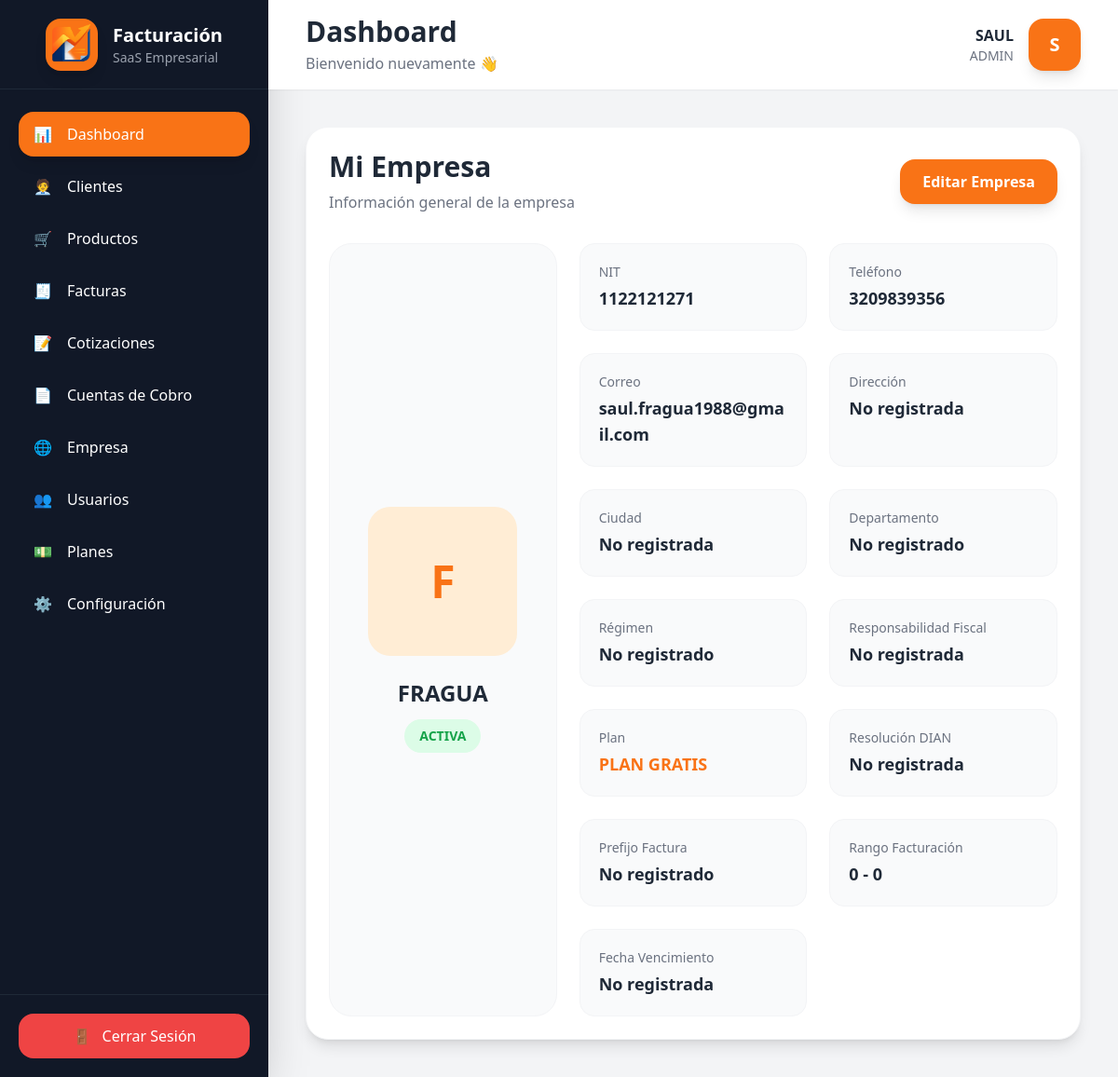
Before: /public/empresa (signed in) with the older database file.
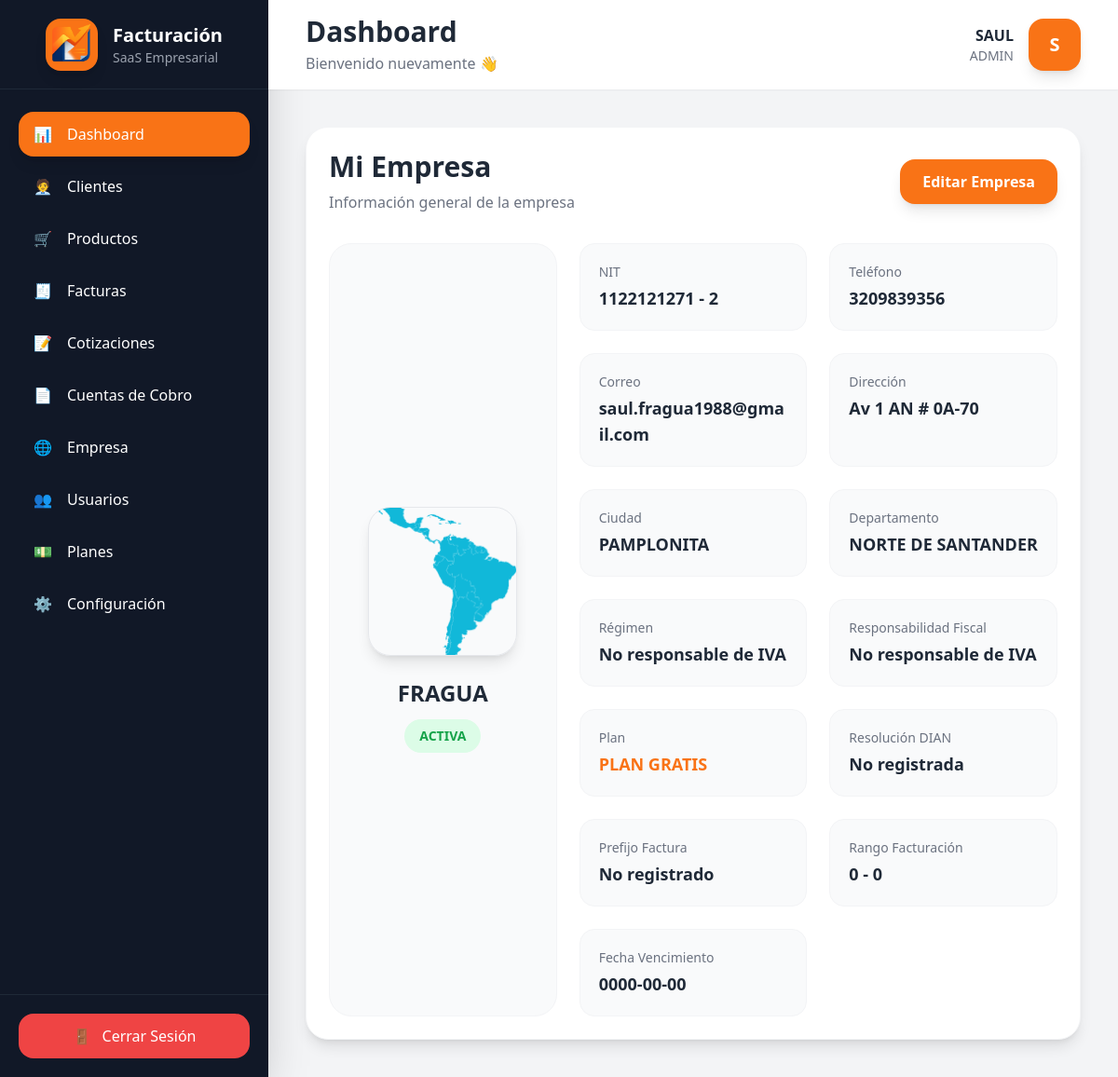
After: the same page with the newer database file.
### tables this page shows
CREATE TABLE `empresas` (
  `id` int(11) NOT NULL,
  `plan_id` int(11) DEFAULT 1,
  `razon_social` varchar(200) NOT NULL,
  `nit` varchar(30) NOT NULL,
  `dv` varchar(5) DEFAULT NULL,
  `direccion` varchar(255) DEFAULT NULL,
  `telefono` varchar(30) DEFAULT NULL,
  `correo` varchar(150) DEFAULT NULL,
  `resolucion_dian` varchar(100) DEFAULT NULL,
  `prefijo_factura` varchar(20) DEFAULT NULL,
  `rango_desde` int(11) DEFAULT NULL,
  `rango_hasta` int(11) DEFAULT NULL,
  `fecha_vencimiento` date DEFAULT NULL,
  `logo` varchar(255) DEFAULT NULL,
  `estado` enum('ACTIVA','SUSPENDIDA','ELIMINADA') DEFAULT 'ACTIVA',
  `created_at` timestamp NOT NULL DEFAULT current_timestamp(),
  `municipio_id` int(11) DEFAULT NULL,
  `departamento_id` int(11) DEFAULT NULL,
  `regimen_id` int(11) DEFAULT NULL,
  `responsabilidad_fiscal_id` int(11) DEFAULT NULL,
  `tipo_documento_id` int(11) DEFAULT NULL
);

CREATE TABLE `planes` (
  `id` int(11) NOT NULL,
  `nombre` varchar(100) NOT NULL,
  `precio` decimal(15,2) DEFAULT 0.00,
  `limite_usuarios` int(11) DEFAULT 1,
  `limite_facturas` int(11) DEFAULT 100,
  `estado` tinyint(1) DEFAULT 1,
  `created_at` timestamp NOT NULL DEFAULT current_timestamp()
);

CREATE TABLE `municipios` (
  `id` int(11) NOT NULL,
  `departamento_id` int(11) NOT NULL,
  `codigo` varchar(10) NOT NULL,
  `nombre` varchar(150) NOT NULL
);

CREATE TABLE `departamentos` (
  `id` int(11) NOT NULL,
  `codigo` varchar(5) NOT NULL,
  `nombre` varchar(100) NOT NULL
);

CREATE TABLE `regimenes` (
  `id` int(11) NOT NULL,
  `codigo` varchar(20) DEFAULT NULL,
  `nombre` varchar(150) NOT NULL,
  `estado` tinyint(1) DEFAULT 1,
  `created_at` timestamp NOT NULL DEFAULT current_timestamp()
);

CREATE TABLE `responsabilidades_fiscales` (
  `id` int(11) NOT NULL,
  `codigo` varchar(20) NOT NULL,
  `nombre` varchar(255) NOT NULL,
  `estado` tinyint(1) DEFAULT 1,
  `created_at` timestamp NOT NULL DEFAULT current_timestamp()
);

### app/controllers/EmpresaController.php (called while the page is built, shortened)
<?php
class EmpresaController extends Controller
{
    private $empresaModel;
    public function __construct()
    {
        $this->empresaModel = $this->model('Empresa');
    }
    public function index()
    {
        $empresa_id = $_SESSION['empresa_id'];
        $empresa = $this->empresaModel->obtenerEmpresa(
            $empresa_id
        );
        $data = [
            'contenido' => 'empresa/index',
            'empresa' => $empresa
        ];
        $this->view('layouts/app', $data);
    }
}

### app/core/Router.php (called while the page is built, shortened)
<?php
class Router
{
    protected $method = 'index';
    public function __construct()
    {
        $url = $this->getUrl();
        if(isset($url[0])) {
            $controllerName = ucwords($url[0]) . 'Controller';
            if(file_exists('../app/controllers/' . $controllerName . '.php')) {
                unset($url[0]);
            }
        }
        $this->controller = new $this->controller;
        $this->params = $url ? array_values($url) : [];
        call_user_func_array(
            [$this->controller, $this->method],
            $this->params
        );
    }
    public function getUrl()
    {
        if(isset($_GET['url'])) {
            $url = rtrim($_GET['url'], '/');
            $url = filter_var($url, FILTER_SANITIZE_URL);
            return explode('/', $url);
        }
    }
}

### public/index.php (called while the page is built, shortened)
<?php
require_once '../app/config/database.php';
$init = new Router();

### app/core/Database.php (called while the page is built, shortened)
<?php
class Database
{
    private string $host = DB_HOST;
    private string $dbname = DB_NAME;
    private string $user = DB_USER;
    private string $pass = DB_PASS;
    private PDO $dbh;
    private PDOStatement $stmt;
    public function __construct()
    {
        $dsn = "mysql:host={$this->host};dbname={$this->dbname};charset=utf8mb4";
        $options = [
            PDO::ATTR_PERSISTENT         => false,
            PDO::ATTR_ERRMODE            => PDO::ERRMODE_EXCEPTION,
            PDO::ATTR_DEFAULT_FETCH_MODE => PDO::FETCH_OBJ,
            PDO::ATTR_EMULATE_PREPARES   => false,
        ];
        try {
            $this->dbh = new PDO(
                $dsn,
                $this->user,
                $this->pass,
                $options
            );
        } catch (PDOException $e) {
            die('Error de conexión: ' . $e->getMessage());
        }
    }
    public function query(string $sql): void
    {
        $this->stmt = $this->dbh->prepare($sql);
    }
    public function bind(string $param, $value, $type = null): void
    {
        if (is_null($type)) {
            switch (true) {
                case is_int($value):
                    $type = PDO::PARAM_INT;
                    break;
            }
        }
        $this->stmt->bindValue($param, $value, $type);
    }
    public function execute(): bool
    {
        return $this->stmt->execute();
    }
    public function single()
    {
        $this->execute();
        return $this->stmt->fetch();
    }
}

### app/models/Empresa.php (called while the page is built, shortened)
<?php
class Empresa
{
    private $db;
    public function __construct()
    {
        $this->db = new Database;
    }
public function obtenerEmpresa($id)
{
    $this->db->query("
        SELECT
            e.*,
            d.nombre AS departamento,
            m.nombre AS municipio,
            r.nombre AS regimen,
            rf.nombre AS responsabilidad_fiscal,
            p.nombre AS plan
        FROM empresas e
        LEFT JOIN departamentos d
            ON e.departamento_id = d.id
        LEFT JOIN municipios m
            ON e.municipio_id = m.id
        LEFT JOIN regimenes r
            ON e.regimen_id = r.id
        LEFT JOIN responsabilidades_fiscales rf
            ON e.responsabilidad_fiscal_id = rf.id
        LEFT JOIN planes p
            ON e.plan_id = p.id
        WHERE e.id = :id
        LIMIT 1
    ");
    $this->db->bind(':id', $id);
    return $this->db->single();
}
}

### app/views/Empresa/index.php (the view)
<div class="bg-white rounded-3xl shadow-lg p-6 border border-gray-100">
    <div class="flex flex-col md:flex-row md:items-center md:justify-between gap-4 mb-8">
        <div>
            <h2 class="text-3xl font-bold text-gray-800">
                Mi Empresa
            </h2>
            <p class="text-gray-500 mt-2">
                Información general de la empresa
            </p>
        </div>
        <a
            href="<?= URL; ?>/empresa/editar/<?= $data['empresa']->id; ?>"
            class="bg-orange-500 hover:bg-orange-600 text-white px-6 py-3 rounded-2xl shadow-lg transition font-semibold"
        >
            Editar Empresa
        </a>
    </div>
    <div class="grid grid-cols-1 lg:grid-cols-3 gap-6">
        <div class="bg-gray-50 rounded-3xl p-6 border border-gray-100 flex flex-col items-center justify-center">
            <?php if(!empty($data['empresa']->logo)) : ?>
                <img
                    src="<?= URL; ?>/assets/img/logosempresas/<?= $data['empresa']->logo; ?>"
                    alt="Logo"
                    class="w-40 h-40 object-cover rounded-3xl shadow-lg border border-gray-200"
                >
            <?php else : ?>
                <div class="w-40 h-40 rounded-3xl bg-orange-100 flex items-center justify-center text-orange-500 text-5xl font-bold">
                    <?= strtoupper(substr($data['empresa']->razon_social, 0, 1)); ?>
                </div>
            <?php endif; ?>
            <h3 class="mt-6 text-2xl font-bold text-gray-800 text-center">
                <?= $data['empresa']->razon_social; ?>
            </h3>
            <span class="mt-3 px-4 py-2 rounded-full text-sm font-semibold
                <?= $data['empresa']->estado == 'ACTIVA'
                    ? 'bg-green-100 text-green-600'
                    : 'bg-red-100 text-red-600'; ?>">
                <?= $data['empresa']->estado; ?>
            </span>
        </div>
        <div class="lg:col-span-2">
            <div class="grid grid-cols-1 md:grid-cols-2 gap-6">
                <div class="bg-gray-50 rounded-2xl p-5 border border-gray-100">
                    <p class="text-sm text-gray-500 mb-1">
                        NIT
                    </p>
                    <h4 class="text-lg font-bold text-gray-800">
                        <?= $data['empresa']->nit; ?>
                        <?php if(!empty($data['empresa']->dv)) : ?>
                            - <?= $data['empresa']->dv; ?>
                        <?php endif; ?>
                    </h4>
                </div>
                <div class="bg-gray-50 rounded-2xl p-5 border border-gray-100">
                    <p class="text-sm text-gray-500 mb-1">
                        Teléfono
                    </p>
                    <h4 class="text-lg font-bold text-gray-800">
                        <?= $data['empresa']->telefono ?: 'No registrado'; ?>
                    </h4>
                </div>
                <div class="bg-gray-50 rounded-2xl p-5 border border-gray-100">
                    <p class="text-sm text-gray-500 mb-1">
                        Correo
                    </p>
                    <h4 class="text-lg font-bold text-gray-800 break-all">
                        <?= $data['empresa']->correo ?: 'No registrado'; ?>
                    </h4>
                </div>
                <div class="bg-gray-50 rounded-2xl p-5 border border-gray-100">
                    <p class="text-sm text-gray-500 mb-1">
                        Dirección
                    </p>
                    <h4 class="text-lg font-bold text-gray-800">
                        <?= $data['empresa']->direccion ?: 'No registrada'; ?>
                    </h4>
                </div>
                <div class="bg-gray-50 rounded-2xl p-5 border border-gray-100">
                    <p class="text-sm text-gray-500 mb-1">
                        Ciudad
                    </p>
                    <h4 class="text-lg font-bold text-gray-800">
                        <?= $data['empresa']->municipio ?: 'No registrada'; ?>
                    </h4>
                </div>
                <div class="bg-gray-50 rounded-2xl p-5 border border-gray-100">
                    <p class="text-sm text-gray-500 mb-1">
                        Departamento
                    </p>
                    <h4 class="text-lg font-bold text-gray-800">
                        <?= $data['empresa']->departamento ?: 'No registrado'; ?>
                    </h4>
                </div>
                <div class="bg-gray-50 rounded-2xl p-5 border border-gray-100">
                    <p class="text-sm text-gray-500 mb-1">
                        Régimen
                    </p>
                    <h4 class="text-lg font-bold text-gray-800">
                        <?= $data['empresa']->regimen ?: 'No registrado'; ?>
                    </h4>
                </div>
                <div class="bg-gray-50 rounded-2xl p-5 border border-gray-100">
                    <p class="text-sm text-gray-500 mb-1">
                        Responsabilidad Fiscal
                    </p>
                    <h4 class="text-lg font-bold text-gray-800">
                        <?= $data['empresa']->responsabilidad_fiscal ?: 'No registrada'; ?>
                    </h4>
                </div>
                <div class="bg-gray-50 rounded-2xl p-5 border border-gray-100">
                    <p class="text-sm text-gray-500 mb-1">
                        Plan
                    </p>
                    <h4 class="text-lg font-bold text-orange-500">
                        <?= $data['empresa']->plan ?: 'PLAN GRATIS'; ?>
                    </h4>
                </div>
                <div class="bg-gray-50 rounded-2xl p-5 border border-gray-100">
                    <p class="text-sm text-gray-500 mb-1">
                        Resolución DIAN
                    </p>
                    <h4 class="text-lg font-bold text-gray-800">
                        <?= $data['empresa']->resolucion_dian ?: 'No registrada'; ?>
                    </h4>
                </div>
                <div class="bg-gray-50 rounded-2xl p-5 border border-gray-100">
                    <p class="text-sm text-gray-500 mb-1">
                        Prefijo Factura
                    </p>
                    <h4 class="text-lg font-bold text-gray-800">
                        <?= $data['empresa']->prefijo_factura ?: 'No registrado'; ?>
                    </h4>
                </div>
                <div class="bg-gray-50 rounded-2xl p-5 border border-gray-100">
                    <p class="text-sm text-gray-500 mb-1">
                        Rango Facturación
                    </p>
                    <h4 class="text-lg font-bold text-gray-800">
                        <?= $data['empresa']->rango_desde ?: 0; ?>
                        -
                        <?= $data['empresa']->rango_hasta ?: 0; ?>
                    </h4>
                </div>
                <div class="bg-gray-50 rounded-2xl p-5 border border-gray-100">
                    <p class="text-sm text-gray-500 mb-1">
                        Fecha Vencimiento
                    </p>
                    <h4 class="text-lg font-bold text-gray-800">
                        <?= $data['empresa']->fecha_vencimiento ?: 'No registrada'; ?>
                    </h4>
                </div>
            </div>
        </div>
    </div>
</div>

Changed rows visible on the page:
changed empresas "FRAGUA": logo: picture added; dv (not shown) → "2"; direccion "No registrada" → "Av 1 AN # 0A-70"; municipio.nombre (not shown) → "PAMPLONITA"; departamento.nombre (not shown) → "NORTE DE SANTANDER"; regimen.nombre (not shown) → "No responsable de IVA"; responsabilidad_fiscal.nombre (not shown) → "No responsable de IVA"; fecha_vencimiento "No registrada" → "0000-00-00"; razon_social "F" → (not shown)
Other visible differences:
$data['empresa']->municipio ?: 'No registrada': "No registrada" → (not shown)
$data['empresa']->departamento ?: 'No registrado': "No registrado" → (not shown)
$data['empresa']->regimen ?: 'No registrado': "No registrado" → (not shown)
$data['empresa']->responsabilidad_fiscal ?: 'No registrada': "No registrada" → (not shown)
